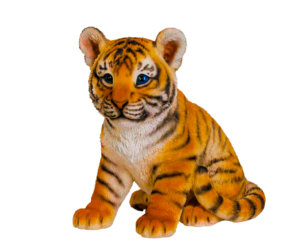
#> input picture ch04/project/images/1.png, 300 x 247 px; its folder holds 4 pictures in this run
$ python img_lib.py   (older library calls are emulated)
#> lines starting #> are read from the running program, lines starting #| are printed output that depends on the picture
"""
패키지 작성
>> 정적이미지(jpg, png) -> gif(애니메이션) 이미지 변환 패키지
"""

import glob
from PIL import Image

# 이미지, 결과 생성 경로
path_in = './project/images/*.png'
path_out = './project/image_out/result.gif'

# 첫번째 이미지 & 모든 이미지 리스트 팩킹
img, *images = [Image.open(f).resize((320, 200), Image.ANTIALIAS) for f in sorted(glob.glob(path_in))]
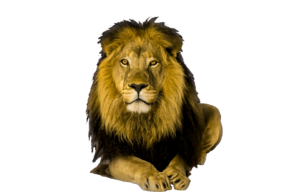
#> input picture ch04/project/images/10.png, 300 x 192 px
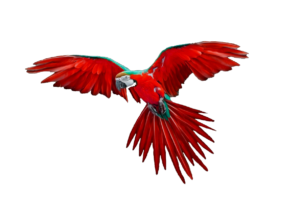
#> input picture ch04/project/images/11.png, 300 x 203 px
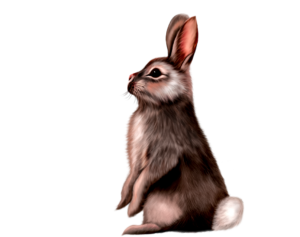
#> input picture ch04/project/images/2.png, 300 x 237 px
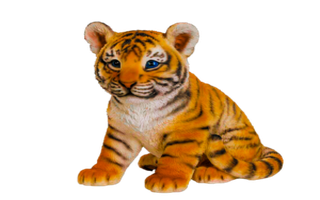
#> img: PIL image 320x200 RGBA; mean R, G, B, A 58.7, 38.1, 15.6, 83.3; transparent parts drawn white
#> images = 3 items
print(img)
#| <PIL.Image.Image image mode=RGBA size=320x200 at 0x7F690754B250>
print(images)
#| [<PIL.Image.Image image mode=RGBA size=320x200 at 0x7F6907251B50>, <PIL.Image.Image image mode=RGBA size=320x200 at 0x7F6907251FD0>, <PIL.Image.Image image mode=RGBA size=320x200 at 0x7F69072524D0>]

# 이미지 저장
img.save(fp=path_out, format='GIF', append_images=images, save_all=True, duration=350, loop=0)
